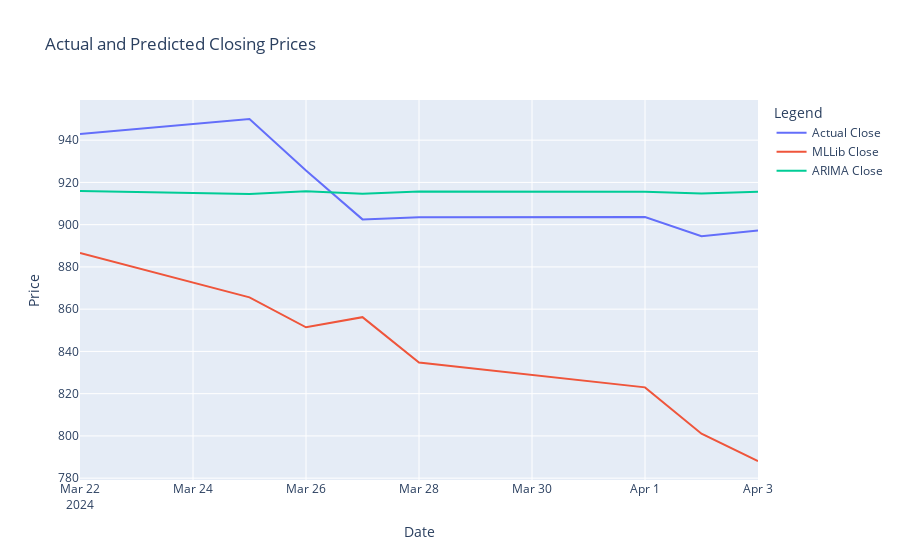

This figure's notebook cell:
### Markdown cell above
now we have created a graph to compare this value and in this graph we can compare the actual closing values with MLLib forecasts and ARIMA forecasts.

### Code cell
import plotly.graph_objs as go

# Create Plotly Scatter objects
trace_actual = go.Scatter(
    x=merged_df.index,
    y=merged_df['Close'],
    mode='lines',
    name='Actual Close'
)
trace_MLLib = go.Scatter(
    x=merged_df.index,
    y=merged_df['MLLib_Close'],
    mode='lines',
    name='MLLib Close'
)
trace_ARIMA = go.Scatter(
    x=merged_df.index,
    y=merged_df['ARIMA_Close'],
    mode='lines',
    name='ARIMA Close'
)
# Create and show the combined graph
fig = go.Figure(data=[trace_actual, trace_MLLib,trace_ARIMA])
#fig = go.Figure(data=[trace_arima_actual])
fig.update_layout(
    title='Actual and Predicted Closing Prices',
    xaxis_title='Date',
    yaxis_title='Price',
    legend_title='Legend'
)

fig.show()

### Figure 1 — Plotly figure (JSON) as saved in the notebook; plotly's stock layout.template omitted (floating-point values rounded to 4 significant figures)
{"data": [{"mode": "lines", "name": "Actual Close", "type": "scatter", "x": ["2024-03-22T00:00:00", "2024-03-25T00:00:00", "2024-03-26T00:00:00", "2024-03-27T00:00:00", "2024-03-28T00:00:00", "2024-04-01T00:00:00", "2024-04-02T00:00:00", "2024-04-03T00:00:00"], "y": [942.9, 950.0, 925.6, 902.5, 903.6, 903.6, 894.5, 897.2]}, {"mode": "lines", "name": "MLLib Close", "type": "scatter", "x": ["2024-03-22T00:00:00", "2024-03-25T00:00:00", "2024-03-26T00:00:00", "2024-03-27T00:00:00", "2024-03-28T00:00:00", "2024-04-01T00:00:00", "2024-04-02T00:00:00", "2024-04-03T00:00:00"], "y": [886.6, 865.6, 851.4, 856.2, 834.7, 823.0, 801.0, 788.1]}, {"mode": "lines", "name": "ARIMA Close", "type": "scatter", "x": ["2024-03-22T00:00:00", "2024-03-25T00:00:00", "2024-03-26T00:00:00", "2024-03-27T00:00:00", "2024-03-28T00:00:00", "2024-04-01T00:00:00", "2024-04-02T00:00:00", "2024-04-03T00:00:00"], "y": [916.0, 914.5, 915.8, 914.6, 915.7, 915.6, 914.8, 915.5]}], "layout": {"autosize": true, "legend": {"title": {"text": "Legend"}}, "title": {"text": "Actual and Predicted Closing Prices"}, "xaxis": {"autorange": true, "range": ["2024-03-22", "2024-04-03"], "title": {"text": "Date"}, "type": "date"}, "yaxis": {"autorange": true, "range": [779.1, 959.0], "title": {"text": "Price"}, "type": "linear"}}}
